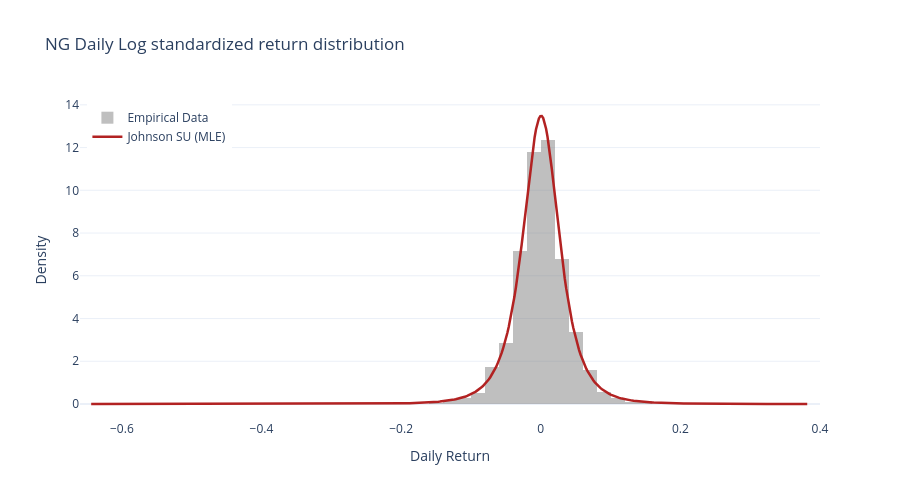

The notebook cell saved with this chart:
### Code cell
plot_modelfitness(ng_df_cleaned['Log_Returns'],a_raw, b_raw,loc_raw, scale_raw , title = 'NG Daily Log standardized return distribution')

### Figure 1 — Plotly figure (JSON) as saved in the notebook; plotly's stock layout.template omitted (floating-point values rounded to 4 significant figures; data arrays with more than 128 entries replaced by an {"elided": "..."} marker saying what was removed)
{"data": [{"histnorm": "probability density", "marker": {"color": "gray"}, "name": "Empirical Data", "nbinsx": 60, "opacity": 0.5, "type": "histogram", "x": {"elided": "2658 float values"}}, {"line": {"color": "firebrick", "width": 2.5}, "mode": "lines", "name": "Johnson SU (MLE)", "type": "scatter", "x": {"elided": "500 float values"}, "y": {"elided": "500 float values"}}], "layout": {"height": 500, "hovermode": "x unified", "legend": {"x": 0.01, "xanchor": "left", "y": 0.99, "yanchor": "top"}, "title": {"text": "NG Daily Log standardized return distribution"}, "width": 900, "xaxis": {"title": {"text": "Daily Return"}}, "yaxis": {"title": {"text": "Density"}}}}
